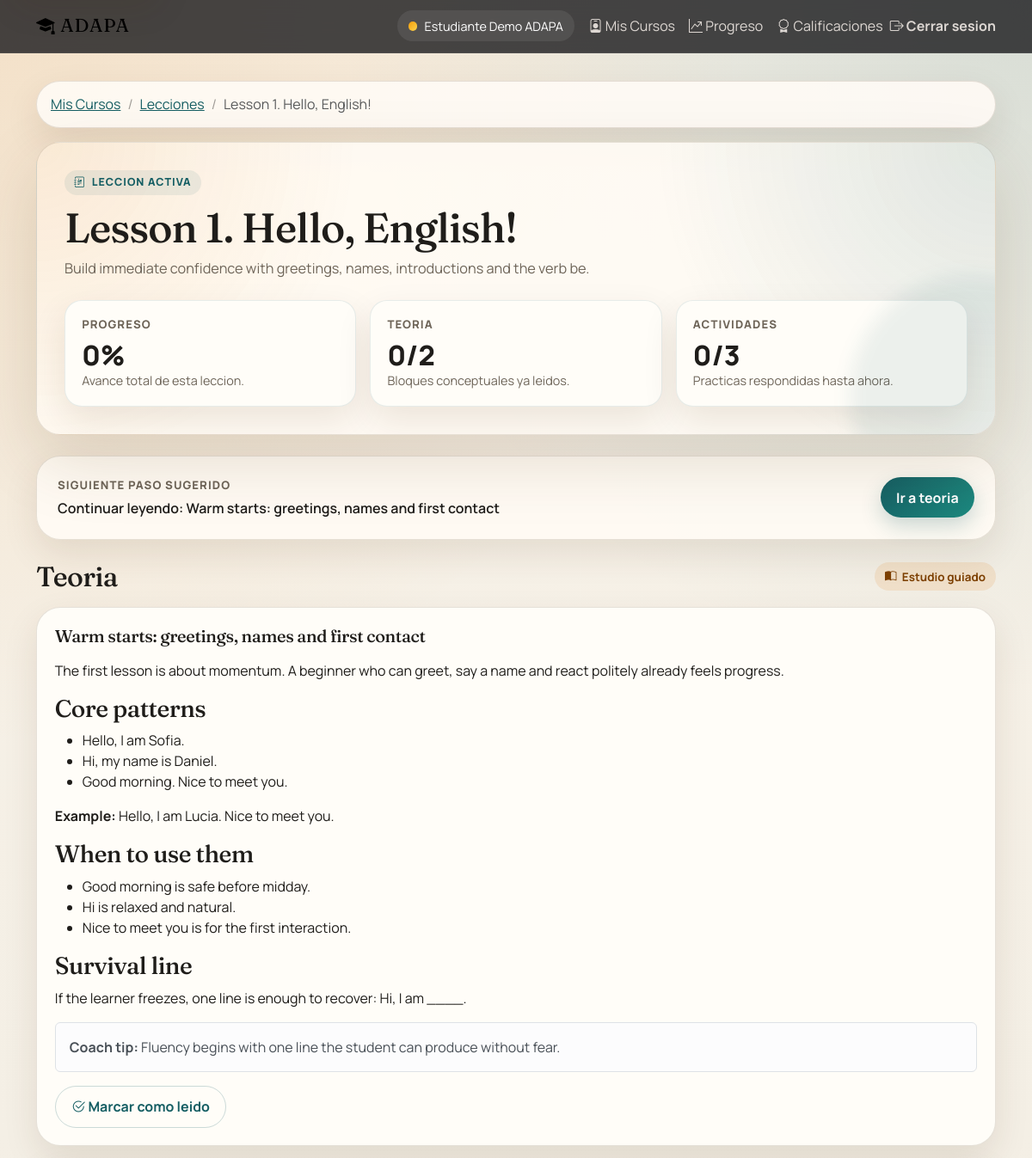
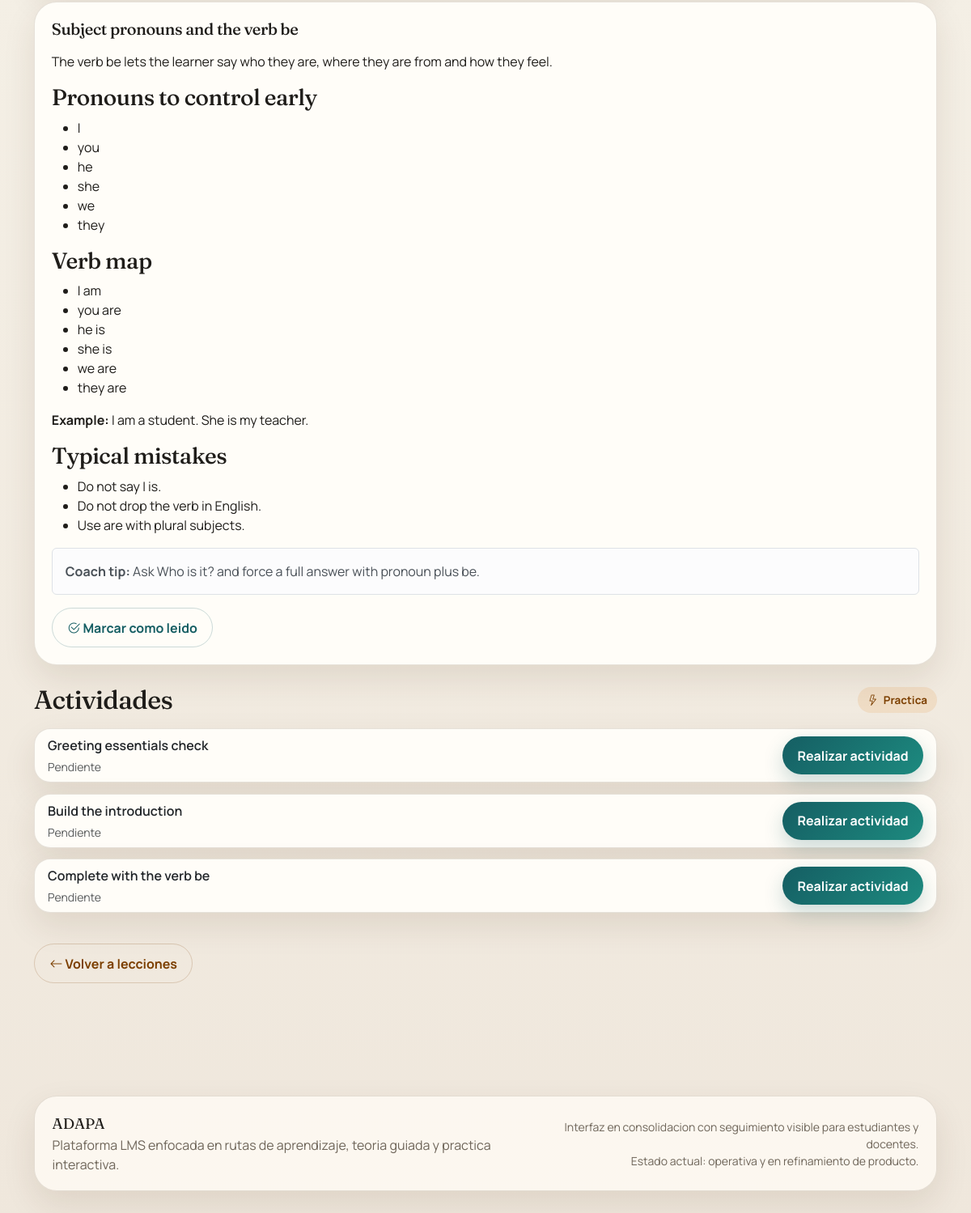
Page /estudiante/lecciones/26/contenido (signed in) on the committed database (2 pictures, top to bottom).
### tables this page shows
CREATE TABLE `lecciones` (
  `id` int(11) NOT NULL AUTO_INCREMENT,
  `curso_id` int(11) NOT NULL,
  `titulo` varchar(255) NOT NULL,
  `descripcion` text DEFAULT NULL,
  `orden` int(11) NOT NULL DEFAULT 0,
  `duracion_minutos` int(11) DEFAULT NULL,
  `es_obligatoria` tinyint(1) NOT NULL DEFAULT 1,
  `estado` enum('borrador','publicada','archivada') NOT NULL DEFAULT 'borrador',
  `fecha_creacion` timestamp NOT NULL DEFAULT current_timestamp(),
  `fecha_actualizacion` timestamp NOT NULL DEFAULT current_timestamp() ON UPDATE current_timestamp(),
  PRIMARY KEY (`id`),
  KEY `curso_id` (`curso_id`),
  KEY `idx_lecciones_orden` (`curso_id`,`orden`),
  CONSTRAINT `lecciones_ibfk_1` FOREIGN KEY (`curso_id`) REFERENCES `cursos` (`id`) ON DELETE CASCADE
);

CREATE TABLE `teoria` (
  `id` int(11) NOT NULL AUTO_INCREMENT,
  `leccion_id` int(11) NOT NULL,
  `titulo` varchar(255) NOT NULL,
  `contenido` longtext NOT NULL,
  `tipo_contenido` enum('texto','video','imagen','audio','mixto') NOT NULL DEFAULT 'texto',
  `url_recurso` varchar(500) DEFAULT NULL,
  `duracion_minutos` int(11) DEFAULT NULL,
  `orden` int(11) NOT NULL DEFAULT 0,
  `es_interactivo` tinyint(1) NOT NULL DEFAULT 0,
  `fecha_creacion` timestamp NOT NULL DEFAULT current_timestamp(),
  `fecha_actualizacion` timestamp NOT NULL DEFAULT current_timestamp() ON UPDATE current_timestamp(),
  PRIMARY KEY (`id`),
  KEY `leccion_id` (`leccion_id`),
  CONSTRAINT `teoria_ibfk_1` FOREIGN KEY (`leccion_id`) REFERENCES `lecciones` (`id`) ON DELETE CASCADE
);

CREATE TABLE `actividades` (
  `id` int(11) NOT NULL AUTO_INCREMENT,
  `leccion_id` int(11) NOT NULL,
  `titulo` varchar(255) NOT NULL,
  `descripcion` text DEFAULT NULL,
  `tipo_actividad` enum('opcion_multiple','verdadero_falso','completar','arrastrar_soltar','ensayo','codigo','proyecto','respuesta_corta','respuesta_larga','ordenar_palabras','completar_espacios','completar_oracion','emparejamiento','pronunciacion','escritura','escucha') DEFAULT NULL,
  `instrucciones` text NOT NULL,
  `contenido` longtext NOT NULL COMMENT 'JSON con preguntas, opciones, respuestas correctas',
  `puntos_maximos` int(11) NOT NULL DEFAULT 100,
  `tiempo_limite_minutos` int(11) DEFAULT NULL,
  `intentos_permitidos` int(11) NOT NULL DEFAULT 3,
  `es_calificable` tinyint(1) NOT NULL DEFAULT 1,
  `orden` int(11) NOT NULL DEFAULT 0,
  `estado` enum('borrador','activa','archivada') NOT NULL DEFAULT 'borrador',
  `fecha_creacion` timestamp NOT NULL DEFAULT current_timestamp(),
  `fecha_actualizacion` timestamp NOT NULL DEFAULT current_timestamp() ON UPDATE current_timestamp(),
  PRIMARY KEY (`id`),
  KEY `leccion_id` (`leccion_id`),
  KEY `idx_actividades_orden` (`leccion_id`,`orden`),
  CONSTRAINT `actividades_ibfk_1` FOREIGN KEY (`leccion_id`) REFERENCES `lecciones` (`id`) ON DELETE CASCADE
);

### views/estudiante/contenido_leccion.php (the view, shortened to what the rows shown need)
<?php require_once __DIR__ . '/../partials/header.php'; ?>
<div class="container">
    <div class="row">
        <div class="col-12">
            <nav aria-label="breadcrumb">
                <ol class="breadcrumb">
                    <li class="breadcrumb-item"><a href="<?php echo url('/estudiante'); ?>">Mis Cursos</a></li>
                    <li class="breadcrumb-item"><a href="<?php echo url('/estudiante/cursos/' . $leccion->curso_id . '/lecciones'); ?>">Lecciones</a></li>
                    <li class="breadcrumb-item active" aria-current="page"><?php echo htmlspecialchars($leccion->titulo); ?></li>
                </ol>
            </nav>
        </div>
    </div>
    <section class="page-hero mb-4">
        <span class="eyebrow"><i class="bi bi-journal-richtext"></i> Leccion activa</span>
        <h1 class="page-title"><?php echo htmlspecialchars($leccion->titulo); ?></h1>
        <p class="page-subtitle"><?php echo nl2br(htmlspecialchars($leccion->descripcion)); ?></p>
        <?php if (isset($resumenProgreso)): ?>
            <div class="metric-grid">
                <div class="metric-card">
                    <div class="metric-label">Progreso</div>
                    <div class="metric-value"><?php echo (int) $resumenProgreso->porcentaje; ?>%</div>
                    <div class="metric-note">Avance total de esta leccion.</div>
                </div>
                <div class="metric-card">
                    <div class="metric-label">Teoria</div>
                    <div class="metric-value"><?php echo (int) $resumenProgreso->teorias_completadas; ?>/<?php echo (int) $resumenProgreso->total_teorias; ?></div>
                    <div class="metric-note">Bloques conceptuales ya leidos.</div>
                </div>
                <div class="metric-card">
                    <div class="metric-label">Actividades</div>
                    <div class="metric-value"><?php echo (int) $resumenProgreso->actividades_completadas; ?>/<?php echo (int) $resumenProgreso->total_actividades; ?></div>
                    <div class="metric-note">Practicas respondidas hasta ahora.</div>
                </div>
            </div>
        <?php endif; ?>
    </section>
    <?php if (isset($siguienteItem)): ?>
        <div class="panel mb-4">
            <div class="panel-body d-flex flex-column flex-lg-row justify-content-between align-items-lg-center gap-3">
                <div>
                    <div class="metric-label">Siguiente paso sugerido</div>
                    <div class="fw-semibold mt-1"><?php echo htmlspecialchars($siguienteItem['mensaje']); ?>: <?php echo htmlspecialchars($siguienteItem['titulo']); ?></div>
                </div>
                <div>
                    <?php if ($siguienteItem['tipo'] === 'teoria'): ?>
                        <a href="#teoria-<?php echo $siguienteItem['id']; ?>" class="btn btn-primary">Ir a teoria</a>
                    <?php elseif ($siguienteItem['tipo'] === 'actividad'): ?>
                        <a href="<?php echo url('/estudiante/actividades/' . $siguienteItem['id']); ?>" class="btn btn-primary">Realizar actividad</a>
                    <?php elseif ($siguienteItem['tipo'] === 'leccion'): ?>
                        <a href="<?php echo url('/estudiante/lecciones/' . $siguienteItem['id'] . '/contenido'); ?>" class="btn btn-success">Ir a la siguiente leccion</a>
                    <?php else: ?>
                        <a href="<?php echo url('/estudiante/cursos/' . $siguienteItem['id'] . '/lecciones'); ?>" class="btn btn-success">Ver curso completo</a>
                    <?php endif; ?>
                </div>
            </div>
        </div>
    <?php endif; ?>
    <section class="mb-4">
        <div class="section-title">
            <h2>Teoria</h2>
            <span class="soft-badge"><i class="bi bi-book-half"></i> Estudio guiado</span>
        </div>
        <?php if (empty($teorias)): ?>
            <div class="panel empty-state-card">
                <div class="panel-body">
                    <span class="empty-state-icon"><i class="bi bi-book"></i></span>
                    <div class="empty-state-copy">No hay contenido teorico para esta leccion.</div>
                </div>
            </div>
        <?php else: ?>
            <?php foreach ($teorias as $teoria): ?>
                <div class="content-block" id="teoria-<?php echo $teoria->id; ?>">
                    <div class="card-body">
                        <div class="d-flex justify-content-between align-items-center gap-3 mb-3">
                            <h5 class="mb-0"><?php echo htmlspecialchars($teoria->titulo); ?></h5>
                        </div>
                        <div class="card-text">
                            <?php echo $teoria->contenido; ?>
                        </div>
                        <?php if (empty($teoria->leido)): ?>
                            <form action="<?php echo url('/estudiante/teoria/' . $teoria->id . '/leer'); ?>" method="POST" class="mt-3">
                                <button type="submit" class="btn btn-outline-primary">
                                    <i class="bi bi-check2-circle"></i> Marcar como leido
                                </button>
                            </form>
                        <?php endif; ?>
                    </div>
                </div>
            <?php endforeach; ?>
        <?php endif; ?>
    </section>
    <section>
        <div class="section-title">
            <h2>Actividades</h2>
            <span class="soft-badge"><i class="bi bi-lightning"></i> Practica</span>
        </div>
        <?php if (empty($actividades)): ?>
            <div class="panel empty-state-card">
                <div class="panel-body">
                    <span class="empty-state-icon"><i class="bi bi-lightning"></i></span>
                    <div class="empty-state-copy">No hay actividades para esta leccion.</div>
                </div>
            </div>
        <?php else: ?>
            <ul class="list-group lesson-stack">
                <?php foreach ($actividades as $actividad): ?>
                    <li class="list-group-item d-flex justify-content-between align-items-center gap-3">
                        <div>
                            <div class="fw-semibold"><?php echo htmlspecialchars($actividad->titulo); ?></div>
                            <?php if (!empty($actividad->completada)): ?>
                                <div class="small text-muted mt-1">
                                    Completada<?php if (isset($actividad->calificacion)): ?> - <?php echo $actividad->calificacion; ?> pts<?php endif; ?>
                                </div>
                            <?php else: ?>
                                <div class="small text-muted mt-1">Pendiente</div>
                            <?php endif; ?>
                        </div>
                        <a href="<?php echo url('/estudiante/actividades/' . $actividad->id); ?>" class="btn btn-primary">
                            <?php echo !empty($actividad->completada) ? 'Ver resultados' : 'Realizar actividad'; ?>
                        </a>
                    </li>
                <?php endforeach; ?>
            </ul>
        <?php endif; ?>
    </section>
    <div class="mt-4 mb-2">
        <a href="<?php echo url('/estudiante/cursos/' . $leccion->curso_id . '/lecciones'); ?>" class="btn btn-outline-secondary">
            <i class="bi bi-arrow-left"></i> Volver a lecciones
        </a>
    </div>
</div>
<?php require_once __DIR__ . '/../partials/footer.php'; ?>

### core/Router.php (shortened to what the rows shown need)
<?php
class Router {
    private $routes = [];
    private $basePath;
    public function __construct() {
        $this->basePath = BASE_URL;
    }
    public function add($method, $route, $controller, $action) {
        $this->routes[$method][$route] = ['controller' => $controller, 'action' => $action];
    }
    public function dispatch($uri, $method) {
        $uri = $this->removeBasePath($uri);
        foreach ($this->routes[$method] as $route => $routeInfo) {
            $pattern = preg_replace('/\{[^}]+\}/', '([^/]+)', $route);
            $pattern = '#^' . $pattern . '$#';
            if (preg_match($pattern, $uri, $matches)) {
                array_shift($matches);
                $action = $routeInfo['action'];
                $controllerInstance = new $controllerClass();
                if (method_exists($controllerInstance, $action)) {
                    call_user_func_array([$controllerInstance, $action], $matches);
                } else {
                    http_response_code(404);
                    echo "404 Method Not Found";
                }
                return;
            }
        }
    }
    private function removeBasePath($uri) {
        if (strpos($uri, $this->basePath) === 0) {
            $uri = substr($uri, strlen($this->basePath));
        }
        return $uri;
    }
}

### rows in the picture
lecciones: titulo "Lesson 1. Hello, English!", descripcion "Build immediate confidence with greetings, names, introductions and the verb be."
teoria: titulo+id "Continuar leyendo", titulo "Warm starts: greetings, names and first contact", contenido "The first lesson is about momentum. A beginner who can greet, say a name and react politely already feels progress. Core patterns Hello, I am Sofia. Hi, my name is Daniel. Good morning. Nice to meet you. Example: Hello, I am Lucia. Nice to meet you. When to use them Good morning is safe before midday. Hi is relaxed and natural. Nice to meet you is for the first interaction. Survival line If the learner freezes, one line is enough to recover: Hi, I am ____. Coach tip: Fluency begins with one line the student can produce without fear."
teoria: titulo "Subject pronouns and the verb be", contenido "The verb be lets the learner say who they are, where they are from and how they feel. Pronouns to control early I you he she we they Verb map I am you are he is she is we are they are Example: I am a student. She is my teacher. Typical mistakes Do not say I is. Do not drop the verb in English. Use are with plural subjects. Coach tip: Ask Who is it? and force a full answer with pronoun plus be."
actividades: titulo "Greeting essentials check"
actividades: titulo "Build the introduction"
actividades: titulo "Complete with the verb be"

### other values in the picture
$resumenProgreso->porcentaje "0"
$resumenProgreso->teorias_completadas "0"
$resumenProgreso->total_teorias "2"
$resumenProgreso->actividades_completadas "0"
$resumenProgreso->total_actividades "3"
